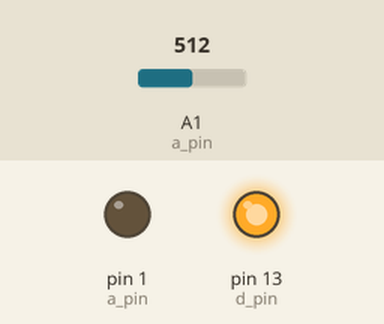
The sketch below on a simulated Arduino Uno, built with avr-gcc and run on an emulated ATmega328P. Parts: output pins drawn as LEDs (lit = HIGH). The inputs (shaded band) are chosen by the test bench; at power-on: A1 (a_pin) = 512.

Above: at 2.8 s.
2.9 s: A1 (a_pin) set to 0
5.6 s: A1 (a_pin) set to 122
At 5.95 s:
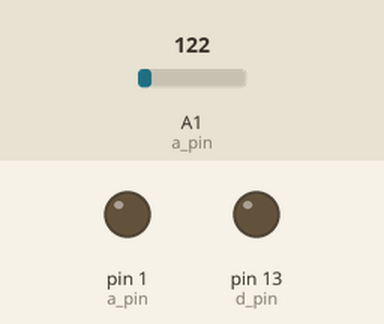
Timing chart, 0 to 15.1 s (numbered marks = the images above; inputs shaded):
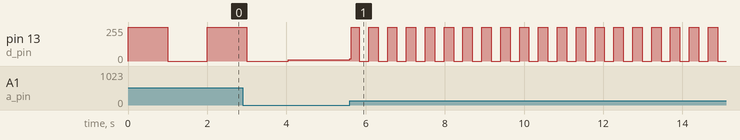

Measured:
- after the input at 5.6 s, pin 13 (d_pin): 8/255 → 17/255 at once, then repeats every 0.44 s: 255/255 0.20 s, 0/255 0.24 s

The sketch:

sketch_mar23b.ino
```cpp
const int d_pin = 13;
const int a_pin = 1;
int pot_value = 0;
int led_delay = 0;

void setup() {
  // put your setup code here, to run once:
  pinMode(d_pin, OUTPUT);
  pinMode(a_pin, OUTPUT);
}

void loop() {
  // put your main code here, to run repeatedly:
  pot_value = analogRead(a_pin);
  led_delay = map(pot_value, 0, 1024, 0, 2000);
  Serial.print(led_delay);

  digitalWrite(d_pin, HIGH);
  delay(led_delay);
  digitalWrite(d_pin, LOW);
  delay(led_delay);


}
```
